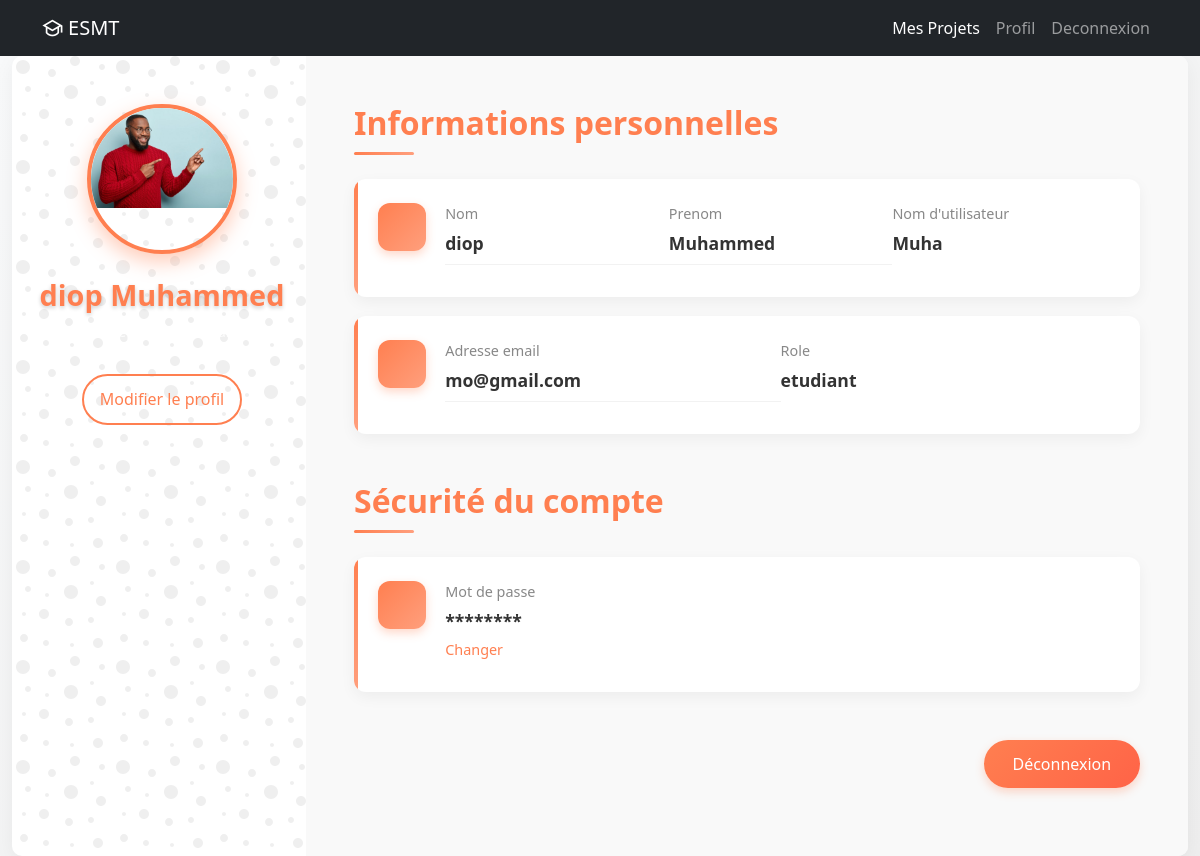
Screenshot of /profile/ (signed in) with the database file from the repository.
### utilisateur/models.py (models this page shows, shortened)
class CustomUser(AbstractUser):
    first_name = models.CharField(max_length=100)
    last_name = models.CharField(max_length=100)
    email = models.EmailField(unique=True)
    profile_picture = models.ImageField(upload_to='profile_pics/', blank=True, null=True)
    datecreation = models.DateTimeField(auto_now_add=True)
    ETUDIANT = 'etudiant'
    PROFESSEUR = 'professeur'
    CHOIX_ROLE = [(ETUDIANT, "Étudiant"), (PROFESSEUR, "Professeur")]
    role = models.CharField(max_length=10, choices=CHOIX_ROLE, default=ETUDIANT)

### utilisateur/views.py (the view)
# urls.py: path('profile/', profile, name='profile'),
@login_required
def profile(request):
    return render(request, 'profile.html')

### utilisateur/templates/profile.html (shortened to what this page needs)
{% extends "index.html" %}
{% block content %}
<div class="page-content">
    <div class="container-fluid">
        <div class="row g-0">
            <div class="col-md-3">
                <div class="profile-sidebar">
                    <div class="profile-img-container">
                        {% if user.profile_picture %}
                            <img src="{{ user.profile_picture.url }}" alt="{{ user.nom }}" width="150px">
                        {% else %}
                            Pas d'image
                        {% endif %}
                    </div>
                    <h3 class="user-name">{{ user.last_name }} {{user.first_name}}</h3>
                    <div class="user-since">
                    </div>
                    <div class="profile-actions">
                        <a href="{% url 'editerProfile' %}" class="btn btn-outline-light">
                             Modifier le profil
                        </a>
                    </div>
                </div>
            </div>
            <div class="col-md-9">
                <div class="profile-content">
                    <h2 class="profile-title">Informations personnelles</h2>
                    <div class="info-section">
                        <div class="info-card">
                            <div class="info-icon">
                            </div>
                            <div class="info-details">
                                <span class="info-label">Nom</span>
                                <span class="info-value">{{ user.last_name }}</span>
                            </div>
                            <div class="info-details">
                                <span class="info-label">Prenom</span>
                                <span class="info-value">{{ user.first_name }}</span>
                            </div>
                            <div class="info-details">
                                <span class="info-label">Nom d'utilisateur</span>
                                <span class="info-value">{{ user.username }}</span>
                            </div>
                        </div>
                        <div class="info-card">
                            <div class="info-icon">
                            </div>
                            <div class="info-details">
                                <span class="info-label">Adresse email</span>
                                <span class="info-value">{{ user.email }}</span>
                            </div>
                            <div class="info-details">
                                <span class="info-label">Role</span>
                                <span class="info-value">{{ user.role }}</span>
                            </div>
                        </div>
                    </div>
                    <h2 class="profile-title mt-5">Sécurité du compte</h2>
                    <div class="info-section">
                        <div class="info-card">
                            <div class="info-icon">
                            </div>
                            <div class="info-details">
                                <span class="info-label">Mot de passe</span>
                                <span class="info-value">********</span>
                                <a href="{% url 'changerpwd' %}" class="info-action">Changer</a>
                            </div>
                        </div>
                    </div>
                    <div class="profile-footer">
                        <a href="{% url 'deconnexion' %}" class="btn btn-danger">
                             Déconnexion
                        </a>
                    </div>
                </div>
            </div>
        </div>
    </div>
</div>
{% endblock %}

### monprojet/templates/index.html (shortened to what this page needs)
{% load static %}
<!DOCTYPE html>
<html lang="en">
<head>
    <link rel="stylesheet" href="{% static 'css/style.css' %}">
</head>
<body>
    <!DOCTYPE html>
<html lang="fr">
<head>
    <link href="https://cdn.jsdelivr.net/npm/bootstrap@5.3.0/dist/css/bootstrap.min.css" rel="stylesheet">
    <link href="https://cdn.jsdelivr.net/npm/remixicon/fonts/remixicon.css" rel="stylesheet">
<body>
    {% if not user.is_authenticated %}
    <nav class="navbar navbar-expand-lg navbar-dark bg-dark">
        <div class="container">
            <a class="navbar-brand" href="#">
                <i class="ri-graduation-cap-line"></i>
                ESMT
            </a>
            <button class="navbar-toggler" type="button" data-bs-toggle="collapse" data-bs-target="#navbarNav" aria-controls="navbarNav" aria-expanded="false" aria-label="Toggle navigation">
                <span class="navbar-toggler-icon"></span>
            </button>
            <div class="collapse navbar-collapse" id="navbarNav">
                <ul class="navbar-nav ms-auto">
                    <li class="nav-item">
                        <a class="nav-link active" aria-current="page" href="{% url 'accueil' %}">Accueil</a>
                    </li>
                    <li class="nav-item">
                        <a class="nav-link" href="{% url 'inscription' %}">Inscription</a>
                    </li>
                    <li class="nav-item">
                        <a class="nav-link" href="{% url 'connexion' %}">Connexion</a>
                    </li>
                </ul>
            </div>
        </div>
    </nav>
    {% else %}
    <nav class="navbar navbar-expand-lg navbar-dark bg-dark">
        <div class="container">
            <a class="navbar-brand" href="#">
                <i class="ri-graduation-cap-line"></i>
                ESMT
            </a>
            <div class="collapse navbar-collapse" id="navbarNav">
                <ul class="navbar-nav ms-auto">
                    <li class="nav-item">
                        <a class="nav-link active" aria-current="page" href="{% url 'mesprojets' %}">Mes Projets</a>
                    </li>
                    <li class="nav-item">
                        <a class="nav-link" href="{% url 'profile' %}">Profil</a>
                    </li>
                    <li class="nav-item">
                        <a class="nav-link" href="{% url 'deconnexion' %}">Deconnexion</a>
                    </li>
                </ul>
            </div>
        </div>
    </nav>
{% endif %}
    <div>
        {% block content %}{% endblock %}
    </div>
</body>
</html>
</body>
</html>

### utilisateur/templates/profile.html (style rules this page uses)
.page-content { min-height: 100vh; background: linear-gradient(to bottom right, #f8f9fa, #eeeeee); }
.row { background-color: #fff; border-radius: 10px; box-shadow: 0 5px 20px rgba(0,0,0,0.05); overflow: hidden; }
.profile-sidebar { background: linear-gradient(135deg, #2b2a2a 0%, #1a1919 100%); color: white; text-align: center; padding: 3rem 1.5rem; height: 100vh; display: flex; flex-direction: column; align-items: center; position: fixed; width: inherit; max-width: inherit; }
.profile-img-container { width: 150px; height: 150px; border-radius: 50%; overflow: hidden; margin: 0 auto 1.5rem; border: 4px solid #ff7f50; box-shadow: 0 8px 20px rgba(255, 127, 80, 0.4); transition: transform 0.3s ease, box-shadow 0.3s ease; }
.user-name { font-size: 1.8rem; font-weight: 600; margin-bottom: 0.5rem; color: #ff7f50; text-shadow: 0 2px 4px rgba(0,0,0,0.2); }
.user-since { opacity: 0.8; font-size: 0.9rem; margin-bottom: 2rem; color: #fff; }
.btn-outline-light { border: 2px solid #ff7f50; color: #ff7f50; padding: 0.7rem 1rem; transition: all 0.3s; width: 100%; border-radius: 30px; font-weight: 500; }
.profile-content { padding: 3rem; background: #f9f9f9; min-height: 100vh; color: #333; }
.profile-title { color: #ff7f50; font-weight: 600; margin-bottom: 1.5rem; position: relative; padding-bottom: 0.8rem; }
.profile-title:after { content: ''; position: absolute; bottom: 0; left: 0; width: 60px; height: 3px; background: linear-gradient(to right, #ff7f50, #ff9f7d); border-radius: 3px; }
.info-card { display: flex; align-items: flex-start; padding: 1.5rem; margin-bottom: 1.2rem; border-radius: 12px; background: white; transition: all 0.3s ease; border: none; box-shadow: 0 5px 15px rgba(0,0,0,0.05); position: relative; overflow: hidden; }
.info-card::before { content: ''; position: absolute; top: 0; left: 0; width: 4px; height: 100%; background: linear-gradient(to bottom, #ff7f50, #ff9f7d); border-radius: 4px 0 0 4px; }
.info-icon { width: 48px; height: 48px; border-radius: 12px; background: linear-gradient(135deg, #ff7f50, #ff9f7d); color: white; display: flex; align-items: center; justify-content: center; font-size: 1.3rem; margin-right: 1.2rem; box-shadow: 0 4px 10px rgba(255, 127, 80, 0.3); }
.info-details { flex: 1; display: flex; flex-direction: column; margin-bottom: 0.5rem; padding-bottom: 0.5rem; border-bottom: 1px solid rgba(0,0,0,0.05); }
.info-details:last-child { border-bottom: none; padding-bottom: 0; }
.info-label { font-size: 0.9rem; color: #888; margin-bottom: 0.3rem; font-weight: 500; }
.info-value { font-weight: 600; color: #333; font-size: 1.1rem; transition: color 0.3s; }
.info-action { color: #ff7f50; font-weight: 500; text-decoration: none; transition: all 0.3s; font-size: 0.9rem; display: inline-block; margin-top: 0.3rem; }
.profile-footer { margin-top: 3rem; display: flex; justify-content: flex-end; }
.btn-danger { background: linear-gradient(135deg, #ff7f50, #ff6347); border: none; padding: 0.75rem 1.8rem; font-weight: 500; transition: all 0.3s; border-radius: 30px; box-shadow: 0 4px 10px rgba(255, 127, 80, 0.3); }

### rows the page displays
CustomUser: profile_picture (picture), last_name "diop", first_name "Muhammed", username "Muha", email "mo@gmail.com", role "etudiant"
